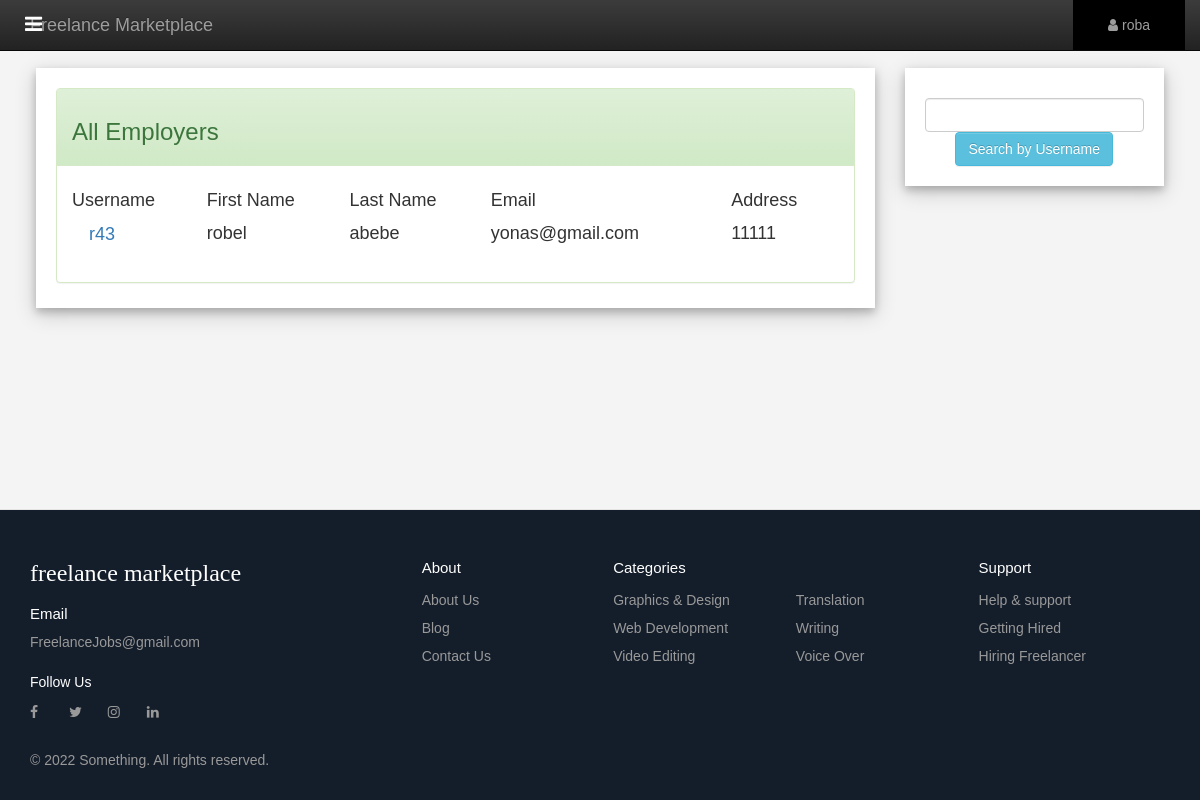
The page /view/admin/view-employers.php (signed in) on the database its author committed.
### tables this page shows
CREATE TABLE `employer` (
  `employer_id` int(11) NOT NULL,
  `first_name` varchar(255) NOT NULL,
  `last_name` varchar(255) NOT NULL,
  `bio` varchar(1000) DEFAULT NULL,
  `dob` date NOT NULL,
  `username` varchar(255) NOT NULL,
  `gender` varchar(50) NOT NULL,
  `phone_number` int(11) NOT NULL,
  `email` varchar(255) NOT NULL,
  `address` varchar(255) NOT NULL
);

### controller/admin/admin-profile.php (called while the page is built, shortened)
<?php
include_once "$_SERVER[DOCUMENT_ROOT]/free/model/admin/admin-profile.php";
$display = new Admin_Profile();
$display->View();
?>

### model/admin/admin-profile.php (called while the page is built, shortened)
<?php
include_once "$_SERVER[DOCUMENT_ROOT]/free/model/db.php";
class Admin_Profile extends Database{
    function View(){
$uid=$_SESSION['user_id'];
$sql = "SELECT * FROM admin WHERE username='$uid'";
$result = $this->connect()->query($sql);
if ($result->num_rows > 0) {
    while($row = $result->fetch_assoc()) {
        $this->username=$row["username"];
        }
}
}
}
?>

### model/db.php (called while the page is built, shortened)
<?php
class Database
{
public function connect()
{
$this->host="localhost";
$this->user="root";
$this->pass="";
$this->dbname="freelance";
	$con = new mysqli($this->host, $this->user, $this->pass, $this->dbname);
		return $con;
}
}
?>

### model/employer/employer-profile.php (called while the page is built, shortened)
<?php
include_once "$_SERVER[DOCUMENT_ROOT]/free/model/db.php";
class Employer_Profile extends Database{
    function view(){
$sql3 = "SELECT * FROM service";
$result3 = $this->connect()->query($sql3);
}
}
?>

### controller/employer/employer-profile.php (called while the page is built, shortened)
<?php
include_once "$_SERVER[DOCUMENT_ROOT]/free/model/employer/employer-profile.php";
$profile = new Employer_Profile();
$profile->view();
?>

### model/admin/pagination.php (called while the page is built, shortened)
<?php
include_once "$_SERVER[DOCUMENT_ROOT]/free/controller/employer/employer-profile.php";
if (isset($_GET['page'])) {
    $page = $_GET['page'];
}
else{
    $page = 1;
}
$num_per_page = 03;
$start_from = ($page-1)*03;
$servername = "localhost";
$dbuser = "root";
$dbpass = "";
$dbname = "freelance";
$con = mysqli_connect($servername, $dbuser, $dbpass, $dbname);
$sql6 = "SELECT * FROM employer LIMIT $start_from,$num_per_page";
$result6 = mysqli_query($con,$sql6);
$resultcheck6= mysqli_num_rows($result6);
?>

### view/admin/view-employers.php (the view, shortened to what this page needs)
<?php
 include_once "$_SERVER[DOCUMENT_ROOT]/free/model/admin/pagination.php";
?>
<!DOCTYPE html>
<html>
<head>
	  <link rel="stylesheet" type="text/css" href="../includes/css/bootstrap.min.css">
	  <link rel="stylesheet" type="text/css" href="../includes/css/nav.css">
	  <link rel="stylesheet" type="text/css" href="../includes/css/bootstrap-theme.min.css">
    <link rel="stylesheet" type="text/css" href="../includes/res/font-awesome/css/font-awesome.min.css">
</head>
<body>
	<?php
 require 'includes/admin-nav.php';
?>
<div style="padding:1% 3% 1% 3%;">
<div class="row">
	<div class="col-lg-9">
		<div class="card" style="padding:20px 20px 5px 20px;margin-top:20px">
			<div class="panel panel-success">
			  <div class="panel-heading"><h3>All Employers</h3></div>
			  <div class="panel-body"><h4>
<?php
if ($resultcheck6 > 0){
	echo '<table  style=" width: 100% ; border: none;" >';
			echo '<tr>
			<td>'.'Username'.'</td>
			<td>'.'First Name'.'</td>
			<td>'.'Last Name'.'</td>
			<td>'.'Email'.'</td>
			<td>'.'Address'.'</td>
			</tr>';
		while($row=mysqli_fetch_assoc($result6)){
			$user=$row["username"];
			$fname=$row["first_name"];
        	$lname=$row["last_name"];
       		$email=$row["email"];
       		$address=$row["address"];
			echo '
			<form action="../../controller/admin/employers.php" method="post">
			<tr >
			<input type="hidden" name="uid" value="'.$user.'">
			<td><input type="submit" class="btn btn-link btn-lg" value="'.$user.' "></td>
			<td>'.$fname.'</td>
			<td>'.$lname.'</td>
			<td>'.$email.'</td>
			<td>'.$address.'</td>
			</tr>
			</form>' ;
		}
		echo '</table> ';
}
?>
              </h4></div>
			</div>
		</div>
	</div>
<div class="col-lg-3">
		<div class="card" style="padding:20px 20px 5px 20px;margin-top:20px">
			<form action="view-employers.php" method="post">
				<div class="form-group">
				  <input type="text" class="form-control" name="s_name">
				  <center><button type="submit" class="btn btn-info" >Search by Username</button></center>
				</div>
	        </form>
	    </div>
	</div>
</div>
	<br>
	</div>
<br>
<?php require 'includes/footer.php'; ?>
</body>
</html>

### view/admin/includes/admin-nav.php (shortened to what this page needs)
<?php
 include_once "$_SERVER[DOCUMENT_ROOT]/free/model/db.php";
 include_once "$_SERVER[DOCUMENT_ROOT]/free/model/admin/admin-profile.php";
 include_once "$_SERVER[DOCUMENT_ROOT]/free/controller/admin/admin-profile.php";
?>
<!DOCTYPE html>
<html lang="en">
  <head>
   <link rel="stylesheet" type="text/css" href="../includes/css/bootstrap.min.css">
<link rel="stylesheet" type="text/css" href="../includes/css/nav.css">
    <link rel="stylesheet" type="text/css" href="../includes/res/font-awesome/css/font-awesome.min.css">
  </head>
  <body>
   <nav class="navbar navbar-inverse navbar-fixed-top" id="my-navbar" >
    <div class="menu-btn" style=" color: white; margin-top: 10px;">
      <i class="fa fa-navicon" ></i>
    </div>
  <div class="container">
    <div class="navber-header">
      <a href="index.php" class="navbar-brand">Freelance Marketplace</a>
    </div>
    <div class="collapse navbar-collapse" id="navbar-collapse">
      <ul class="nav navbar-nav navbar-right">
        <li class="dropdown" style="background:#000;padding:0 20px 0 20px;">
              <a class="dropdown-toggle" data-toggle="dropdown" href="#"><span class="fa fa-user"></span>
                <?php include_once('../../model/admin/admin-profile.php');
      echo $display ->username;
       ?>
              </a>
          </li>
      </ul>
    </div>
  </div>
</nav>
  </body>
</html>

### view/Includes/css/nav.css (style rules this page uses)
* { margin: 0; padding: 0; box-sizing: border-box; font-family: "Poppins", sans-serif; }
.menu-btn { position: absolute; color: black; font-size: 20px; margin: 25px; cursor: pointer; }

### view/Includes/css/footer.css (style rules this page uses)
*, *:before, *:after { box-sizing: border-box; }
html { font-size: 100%; }
body { font-family: acumin-pro, system-ui, sans-serif; margin: 0; display: grid; grid-template-rows: auto 1fr auto; font-size: 14px; background-color: #f4f4f4; align-items: start; min-height: 100vh; }

### view/admin/view-employers.php (style rules this page uses)
body { padding-top: 3%;margin: 0; }
.card { box-shadow: 0 4px 8px 0 rgba(0, 0, 0, 0.2), 0 6px 20px 0 rgba(0, 0, 0, 0.19); background:#fff }

### view/admin/includes/footer.php (style rules this page uses)
*, *:before, *:after { box-sizing: border-box; }
html { font-size: 100%; }
body { font-family: acumin-pro, system-ui, sans-serif; margin: 0; display: grid; grid-template-rows: auto 1fr auto; font-size: 14px; background-color: #f4f4f4; align-items: start; min-height: 100vh; }

### rows shown on the page
employer: username "r43", first_name "robel", last_name "abebe", email "yonas@gmail.com", address "11111"

### other values the page prints
$display ->username "roba"
